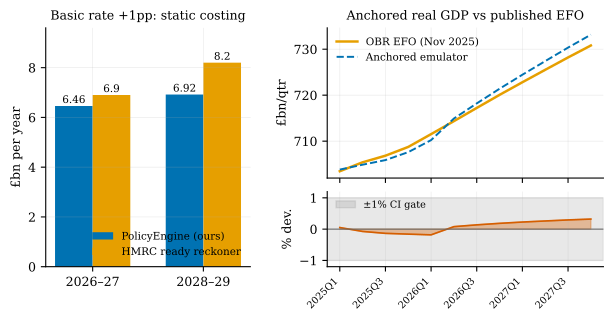

Reproduce this figure in Python.
"""Figure: comparison with official results.

Left panel: grouped bars, PolicyEngine static costing of the basic-rate +1pp
reform against HMRC's published ready reckoner (June 2025 vintage: GBP 6.9bn
in 2026-27, GBP 8.2bn a year in 2028-29).

Right panels: the anchored real-GDP path overlaid on the published OBR
November 2025 EFO path (top) and the quarterly percentage deviation with the
+/-1 per cent CI gate band (bottom), from figures/fig_anchored_data.csv --
the same artifact behind Figure fig_anchored, produced by the anchored model
run in figures/fig_anchored.py.

Okabe-Ito colorblind-safe palette via style.py.
"""

from pathlib import Path

import matplotlib.pyplot as plt
import numpy as np
import pandas as pd

from style import BLUE, GREY, ORANGE, VERMILLION

HERE = Path(__file__).parent

# Basic-rate +1pp static costing, GBP bn/yr: ours (PolicyEngine bridge, scored
# endpoints) vs HMRC ready reckoner, June 2025 ODS vintage.
GROUPS = ["2026–27", "2028–29"]
OURS = [6.46, 6.92]  # 2028 value linearly interpolated between 6.46 and 7.38
HMRC = [6.9, 8.2]


def main():
    df = pd.read_csv(HERE / "fig_anchored_data.csv", index_col=0)
    periods = list(df.index)
    gdp_m = df["GDPM_model"].values / 1000.0  # GBP bn per quarter
    gdp_e = df["GDPM_efo"].values / 1000.0
    dev = 100 * (gdp_m - gdp_e) / gdp_e

    fig = plt.figure(figsize=(7.2, 3.1))
    gs = fig.add_gridspec(2, 2, width_ratios=[1, 1.35], height_ratios=[2, 1],
                          hspace=0.12, wspace=0.32)

    # Left: grouped bars over both rows.
    ax = fig.add_subplot(gs[:, 0])
    x = np.arange(len(GROUPS))
    w = 0.34
    ax.bar(x - w / 2, OURS, w, color=BLUE, label="PolicyEngine (ours)")
    ax.bar(x + w / 2, HMRC, w, color=ORANGE, label="HMRC ready reckoner")
    for xi, (o, h) in enumerate(zip(OURS, HMRC)):
        ax.text(xi - w / 2, o + 0.12, f"{o:.2f}", ha="center", fontsize=7.5)
        ax.text(xi + w / 2, h + 0.12, f"{h:.1f}", ha="center", fontsize=7.5)
    ax.set_xticks(x)
    ax.set_xticklabels(GROUPS)
    ax.set_ylabel("£bn per year")
    ax.set_ylim(0, 9.6)
    ax.set_title("Basic rate +1pp: static costing", fontsize=9)
    ax.legend(fontsize=7.5, loc="lower right")

    # Right top: anchored GDP overlay.
    ax1 = fig.add_subplot(gs[0, 1])
    t = np.arange(len(periods))
    ax1.plot(t, gdp_e, color=ORANGE, lw=1.8, label="OBR EFO (Nov 2025)")
    ax1.plot(t, gdp_m, color=BLUE, lw=1.4, ls="--", label="Anchored emulator")
    ax1.set_ylabel("£bn/qtr")
    ax1.set_title("Anchored real GDP vs published EFO", fontsize=9)
    ax1.legend(fontsize=7.5, loc="upper left")
    ax1.tick_params(labelbottom=False)

    # Right bottom: percentage deviation with the CI gate band.
    ax2 = fig.add_subplot(gs[1, 1], sharex=ax1)
    ax2.axhspan(-1, 1, color=GREY, alpha=0.15, label="±1% CI gate")
    ax2.fill_between(t, dev, 0, color=VERMILLION, alpha=0.35)
    ax2.plot(t, dev, color=VERMILLION, lw=1.2)
    ax2.axhline(0, color=GREY, lw=0.8)
    ax2.set_ylabel("% dev.")
    ax2.set_ylim(-1.2, 1.2)
    ticks = list(range(0, len(periods), 2))
    ax2.set_xticks(ticks)
    ax2.set_xticklabels([periods[i] for i in ticks], rotation=45,
                        ha="right", fontsize=7)
    ax2.legend(fontsize=7, loc="upper left")

    fig.savefig(HERE / "fig_comparison.pdf", bbox_inches="tight")

    pd.DataFrame({"period": periods, "gdp_model_bn": gdp_m,
                  "gdp_efo_bn": gdp_e, "pct_dev": dev}).to_csv(
        HERE / "fig_comparison_data.csv", index=False)
    print("wrote fig_comparison.pdf")
    print("max |dev| GDP:", f"{np.max(np.abs(dev)):.3f}%")


if __name__ == "__main__":
    main()
